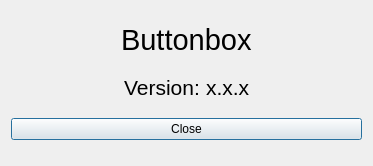
<?xml version="1.0" encoding="UTF-8"?>
<ui version="4.0">
 <class>About</class>
 <widget class="QDialog" name="About">
  <property name="geometry">
   <rect>
    <x>0</x>
    <y>0</y>
    <width>373</width>
    <height>166</height>
   </rect>
  </property>
  <property name="windowTitle">
   <string>About Buttonbox</string>
  </property>
  <property name="windowIcon">
   <iconset>
    <normaloff>../icons/cube-icon.png</normaloff>../icons/cube-icon.png</iconset>
  </property>
  <layout class="QVBoxLayout" name="verticalLayout">
   <item alignment="Qt::AlignHCenter">
    <widget class="QLabel" name="label">
     <property name="sizePolicy">
      <sizepolicy hsizetype="Preferred" vsizetype="Fixed">
       <horstretch>0</horstretch>
       <verstretch>0</verstretch>
      </sizepolicy>
     </property>
     <property name="font">
      <font>
       <family>Liberation Sans</family>
       <pointsize>22</pointsize>
      </font>
     </property>
     <property name="text">
      <string>Buttonbox</string>
     </property>
    </widget>
   </item>
   <item>
    <layout class="QHBoxLayout" name="horizontalLayout">
     <item>
      <spacer name="horizontalSpacer">
       <property name="orientation">
        <enum>Qt::Horizontal</enum>
       </property>
       <property name="sizeHint" stdset="0">
        <size>
         <width>40</width>
         <height>20</height>
        </size>
       </property>
      </spacer>
     </item>
     <item>
      <widget class="QLabel" name="label_2">
       <property name="sizePolicy">
        <sizepolicy hsizetype="Fixed" vsizetype="Fixed">
         <horstretch>0</horstretch>
         <verstretch>0</verstretch>
        </sizepolicy>
       </property>
       <property name="font">
        <font>
         <family>Liberation Sans</family>
         <pointsize>16</pointsize>
        </font>
       </property>
       <property name="text">
        <string>Version:</string>
       </property>
      </widget>
     </item>
     <item>
      <widget class="QLabel" name="version">
       <property name="sizePolicy">
        <sizepolicy hsizetype="Fixed" vsizetype="Fixed">
         <horstretch>0</horstretch>
         <verstretch>0</verstretch>
        </sizepolicy>
       </property>
       <property name="font">
        <font>
         <family>Liberation Sans</family>
         <pointsize>16</pointsize>
        </font>
       </property>
       <property name="text">
        <string>x.x.x</string>
       </property>
      </widget>
     </item>
     <item>
      <spacer name="horizontalSpacer_2">
       <property name="orientation">
        <enum>Qt::Horizontal</enum>
       </property>
       <property name="sizeHint" stdset="0">
        <size>
         <width>40</width>
         <height>20</height>
        </size>
       </property>
      </spacer>
     </item>
    </layout>
   </item>
   <item>
    <widget class="QPushButton" name="quitBtn">
     <property name="text">
      <string>Close</string>
     </property>
    </widget>
   </item>
  </layout>
 </widget>
 <resources/>
 <connections>
  <connection>
   <sender>quitBtn</sender>
   <signal>clicked()</signal>
   <receiver>About</receiver>
   <slot>accept()</slot>
   <hints>
    <hint type="sourcelabel">
     <x>186</x>
     <y>144</y>
    </hint>
    <hint type="destinationlabel">
     <x>186</x>
     <y>82</y>
    </hint>
   </hints>
  </connection>
 </connections>
</ui>
